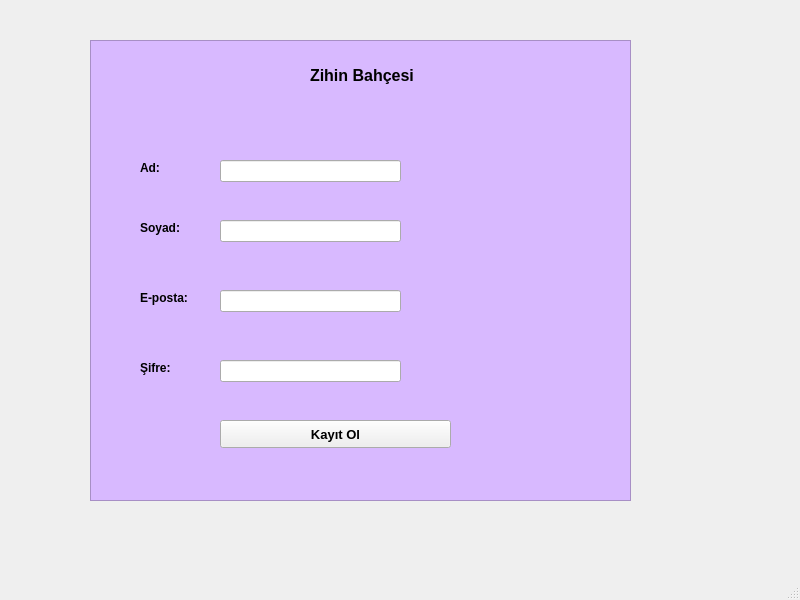
<?xml version="1.0" encoding="UTF-8"?>
<ui version="4.0">
 <class>MainWindow</class>
 <widget class="QMainWindow" name="MainWindow">
  <property name="geometry">
   <rect>
    <x>0</x>
    <y>0</y>
    <width>800</width>
    <height>600</height>
   </rect>
  </property>
  <property name="windowTitle">
   <string>MainWindow</string>
  </property>
  <widget class="QWidget" name="centralwidget">
   <widget class="QTableWidget" name="tableWidget_kayit">
    <property name="geometry">
     <rect>
      <x>90</x>
      <y>40</y>
      <width>541</width>
      <height>461</height>
     </rect>
    </property>
    <property name="styleSheet">
     <string notr="true">background-color: #d8b9ff;
</string>
    </property>
   </widget>
   <widget class="QLabel" name="label">
    <property name="geometry">
     <rect>
      <x>310</x>
      <y>60</y>
      <width>131</width>
      <height>31</height>
     </rect>
    </property>
    <property name="font">
     <font>
      <family>Segoe UI</family>
      <pointsize>12</pointsize>
      <weight>75</weight>
      <bold>true</bold>
     </font>
    </property>
    <property name="text">
     <string>Zihin Bahçesi </string>
    </property>
   </widget>
   <widget class="QLabel" name="label_2">
    <property name="geometry">
     <rect>
      <x>140</x>
      <y>160</y>
      <width>55</width>
      <height>16</height>
     </rect>
    </property>
    <property name="font">
     <font>
      <weight>75</weight>
      <bold>true</bold>
     </font>
    </property>
    <property name="text">
     <string>Ad:</string>
    </property>
   </widget>
   <widget class="QLabel" name="label_3">
    <property name="geometry">
     <rect>
      <x>140</x>
      <y>220</y>
      <width>55</width>
      <height>16</height>
     </rect>
    </property>
    <property name="font">
     <font>
      <weight>75</weight>
      <bold>true</bold>
     </font>
    </property>
    <property name="text">
     <string>Soyad:</string>
    </property>
   </widget>
   <widget class="QLabel" name="label_4">
    <property name="geometry">
     <rect>
      <x>140</x>
      <y>290</y>
      <width>61</width>
      <height>16</height>
     </rect>
    </property>
    <property name="font">
     <font>
      <weight>75</weight>
      <bold>true</bold>
     </font>
    </property>
    <property name="text">
     <string>E-posta:</string>
    </property>
   </widget>
   <widget class="QLabel" name="label_5">
    <property name="geometry">
     <rect>
      <x>140</x>
      <y>360</y>
      <width>55</width>
      <height>16</height>
     </rect>
    </property>
    <property name="font">
     <font>
      <weight>75</weight>
      <bold>true</bold>
     </font>
    </property>
    <property name="text">
     <string>Şifre:</string>
    </property>
   </widget>
   <widget class="QLineEdit" name="lineEdit_ad">
    <property name="geometry">
     <rect>
      <x>220</x>
      <y>160</y>
      <width>181</width>
      <height>22</height>
     </rect>
    </property>
   </widget>
   <widget class="QLineEdit" name="lineEdit_soyad">
    <property name="geometry">
     <rect>
      <x>220</x>
      <y>220</y>
      <width>181</width>
      <height>22</height>
     </rect>
    </property>
   </widget>
   <widget class="QLineEdit" name="lineEdit_email">
    <property name="geometry">
     <rect>
      <x>220</x>
      <y>290</y>
      <width>181</width>
      <height>22</height>
     </rect>
    </property>
   </widget>
   <widget class="QLineEdit" name="lineEdit_sifre">
    <property name="geometry">
     <rect>
      <x>220</x>
      <y>360</y>
      <width>181</width>
      <height>22</height>
     </rect>
    </property>
    <property name="echoMode">
     <enum>QLineEdit::Password</enum>
    </property>
   </widget>
   <widget class="QPushButton" name="pushButton">
    <property name="geometry">
     <rect>
      <x>220</x>
      <y>420</y>
      <width>231</width>
      <height>28</height>
     </rect>
    </property>
    <property name="font">
     <font>
      <pointsize>10</pointsize>
      <weight>75</weight>
      <bold>true</bold>
     </font>
    </property>
    <property name="text">
     <string>Kayıt Ol</string>
    </property>
   </widget>
  </widget>
  <widget class="QMenuBar" name="menubar">
   <property name="geometry">
    <rect>
     <x>0</x>
     <y>0</y>
     <width>800</width>
     <height>26</height>
    </rect>
   </property>
  </widget>
  <widget class="QStatusBar" name="statusbar"/>
 </widget>
 <resources/>
 <connections/>
</ui>
